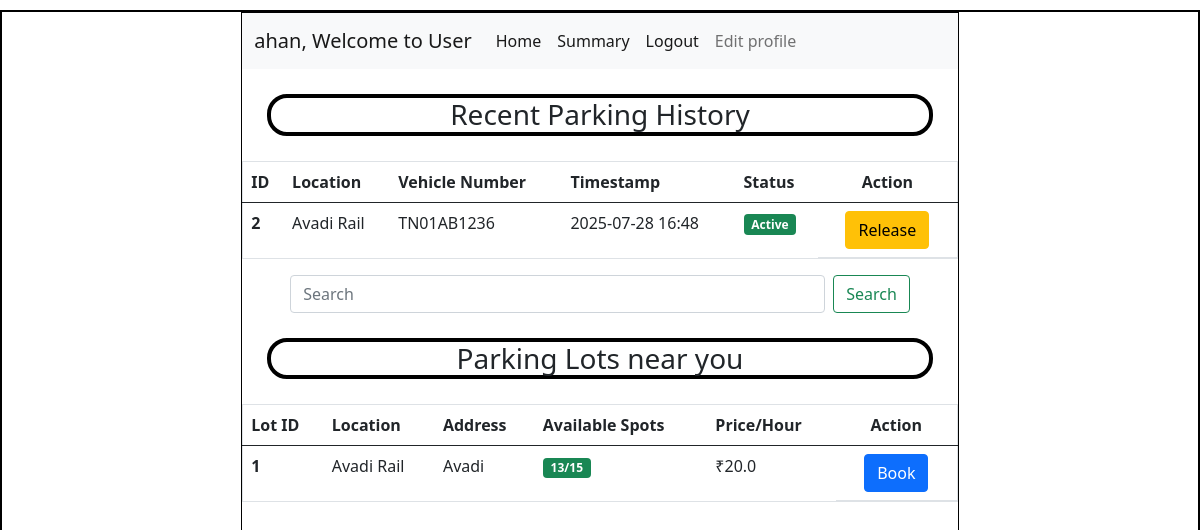
The page /user_dashboard/4 on the database its author committed.
### application/models.py (models this page shows)
class User(db.Model):
    id = db.Column(db.Integer, primary_key=True)
    first_name = db.Column(db.String(), nullable=False)
    last_name = db.Column(db.String(), nullable=False)
    email = db.Column(db.String(), unique=True, nullable=False)
    pwd = db.Column(db.String(), nullable=False)
    vehicle_reg = db.Column(db.String(), unique=True, nullable=False)
    address = db.Column(db.String(), nullable=False)
    pincode = db.Column(db.String(), nullable=False)
    phone_number = db.Column(db.String(), unique=True, nullable=False)
    gender = db.Column(db.String())
    age = db.Column(db.Integer)
    type = db.Column(db.String(), default='general')
    reservations = db.relationship('Reservation', backref='user')

class ParkingLot(db.Model):
    id = db.Column(db.Integer, primary_key=True)
    prime_location_name = db.Column(db.String(), nullable=False)
    price = db.Column(db.Float, nullable=False)
    address = db.Column(db.String(), nullable=False)
    pin_code = db.Column(db.String(), nullable=False)
    max_spots = db.Column(db.Integer, nullable=False)
    spots = db.relationship('ParkingSpot', backref='lot')

### application/controllers.py (the view)
@app.route("/user_dashboard/<int:user_id>")
def user_dashboard(user_id):
    this_user = User.query.filter_by(id=user_id).first()
    parking_lots = ParkingLot.query.filter_by(pin_code=this_user.pincode).all()
    updated_lots = []
    for lot in parking_lots:
        available_count = ParkingSpot.query.filter_by(lot_id=lot.id, status='available').count()
        occupied_count = ParkingSpot.query.filter_by(lot_id=lot.id, status='occupied').count()
        updated_lots.append({
            'id': lot.id,
            'address': lot.address,
            'prime_location_name': lot.prime_location_name,
            'price': lot.price,
            'available_spots': available_count,
            'occupied_spots': occupied_count,
            'total_spots': lot.max_spots
        })
    user_reservations = Reservation.query.filter_by(user_id=user_id).order_by(Reservation.parking_timestamp.desc()).all()
    updated_reservations = []
    for reservation in user_reservations:
        spot = ParkingSpot.query.get(reservation.spot_id)
        lot = ParkingLot.query.get(spot.lot_id) if spot else None
        updated_reservations.append({
            'id': reservation.id,
            'location': lot.prime_location_name if lot else 'Unknown',
            'vehicle_number': this_user.vehicle_reg,
            'timestamp': reservation.parking_timestamp.strftime('%Y-%m-%d %H:%M'),
            'status': 'Active' if not reservation.leaving_timestamp else 'Completed',
            'spot_id': reservation.spot_id,
            'lot_id': lot.id if lot else None
        })
    return render_template("user_dashboard.html", this_user=this_user, parking_lots=updated_lots, reservations=updated_reservations)

### templates/user_dashboard.html (shortened to what this page needs)
<!DOCTYPE html>
<html lang="en">
<head>
    <link rel="stylesheet" href="../static/style.css">
    <link href="https://cdn.jsdelivr.net/npm/bootstrap@5.0.2/dist/css/bootstrap.min.css" rel="stylesheet">
</head>
<body>
    <div id="main">
        <div id="canvas">
            <nav class="navbar navbar-expand-lg navbar-light bg-light">
                <div class="container-fluid">
                    <a class="navbar-brand" href="#">{{this_user.first_name}}, Welcome to User</a>
                    <div class="collapse navbar-collapse" id="navbarSupportedContent">
                    <ul class="navbar-nav me-auto mb-2 mb-lg-0">
                        <li class="nav-item">
                        <a class="nav-link active" aria-current="page" href="">Home</a>
                        </li>
                        <li class="nav-item">
                        <a class="nav-link active" aria-current="page" href="#">Summary</a>
                        </li>
                        <li class="nav-item">
                        <a class="nav-link active" aria-current="page" href="/login">Logout</a>
                        </li>
                        <li class="nav-item">
                        <a class="nav-link" href="#">Edit profile</a>
                        </li>
                    </ul>
                    </div>
                </div>
            </nav>
            <div id="content">
                <h3 class="headings text-center">Recent Parking History</h3>
                <div id="table">
                    <table class="table border">
                        <thead>
                            <tr>
                                <th scope="col">ID</th>
                                <th scope="col">Location</th>
                                <th scope="col">Vehicle Number</th>
                                <th scope="col">Timestamp</th>
                                <th scope="col">Status</th>
                                <th scope="col" class="text-center">Action</th>
                            </tr>
                        </thead>
                        <tbody>
                            {% if reservations %}
                                {% for reservation in reservations %}
                                <tr>
                                    <th scope="row">{{ reservation.id }}</th>
                                    <td>{{ reservation.location }}</td>
                                    <td>{{ reservation.vehicle_number }}</td>
                                    <td>{{ reservation.timestamp }}</td>
                                    <td>
                                        {% if reservation.status == 'Active' %}
                                            <span class="badge bg-success">Active</span>
                                        {% else %}
                                            <span class="badge bg-secondary">Completed</span>
                                        {% endif %}
                                    </td>
                                    <td class="d-flex justify-content-center">
                                        {% if reservation.status == 'Active' %}
                                            <a href="/release-spot/{{ this_user.id }}/{{ reservation.id }}" class="btn btn-warning mx-2">Release</a>
                                        {% else %}
                                            <span class="text-muted">Completed</span>
                                        {% endif %}
                                    </td>
                                </tr>
                                {% endfor %}
                            {% else %}
                                <tr>
                                    <td colspan="6" class="text-center">No parking history found</td>
                                </tr>
                            {% endif %}
                        </tbody>
                    </table>
                </div>
                <form class="d-flex justify-content-center mx-5">
                    <input class="form-control me-2" type="search" placeholder="Search" aria-label="Search">
                    <button class="btn btn-outline-success" type="submit">Search</button>
                </form>
                <h3 class="headings text-center">Parking Lots near you</h3>
                <div id="table">
                    <table class="table border">
                        <thead>
                            <tr>
                                <th scope="col">Lot ID</th>
                                <th scope="col">Location</th>
                                <th scope="col">Address</th>
                                <th scope="col">Available Spots</th>
                                <th scope="col">Price/Hour</th>
                                <th scope="col" class="text-center">Action</th>
                            </tr>
                        </thead>
                        <tbody>
                            {% if parking_lots %}
                                {% for lot in parking_lots %}
                                <tr>
                                    <th scope="row">{{ lot.id }}</th>
                                    <td>{{ lot.prime_location_name }}</td>
                                    <td>{{ lot.address }}</td>
                                    <td>
                                        {% if lot.available_spots > 0 %}
                                            <span class="badge bg-success">{{ lot.available_spots }}/{{ lot.total_spots }}</span>
                                        {% else %}
                                            <span class="badge bg-danger">Full</span>
                                        {% endif %}
                                    </td>
                                    <td>₹{{ lot.price }}</td>
                                    <td class="d-flex justify-content-center">
                                        {% if lot.available_spots > 0 %}
                                            <a href="/book-spot/{{ this_user.id }}/{{ lot.id }}" class="btn btn-primary mx-2">Book</a>
                                        {% else %}
                                            <button class="btn btn-secondary mx-2" disabled>Full</button>
                                        {% endif %}
                                    </td>
                                </tr>
                                {% endfor %}
                            {% else %}
                                <tr>
                                    <td colspan="6" class="text-center">No parking lots found in your pincode ({{ this_user.pincode }})</td>
                                </tr>
                            {% endif %}
                        </tbody>
                    </table>
                </div>
            </div>
        </div>
    </div>
</body>
</html>

### static/style.css (style rules this page uses)
* { margin: 0px; }
#main, canvas { border: 2px solid black; margin-top: 10px; margin-bottom: 10px; }
#canvas { width: 60%; height: 850px; margin: auto; border: 1px solid black; }
.headings { border: 4px solid black; border-radius: 20px; margin: 25px; }

### rows shown on the page
User: first_name "ahan", vehicle_number "TN01AB1236"
ParkingLot: location "Avadi Rail", id "1", prime_location_name "Avadi Rail", address "Avadi", available_spots "13", total_spots "15", price "20.0"

### other values the page prints
{{ reservation.id }} "2"
{{ reservation.timestamp }} "2025-07-28 16:48"
